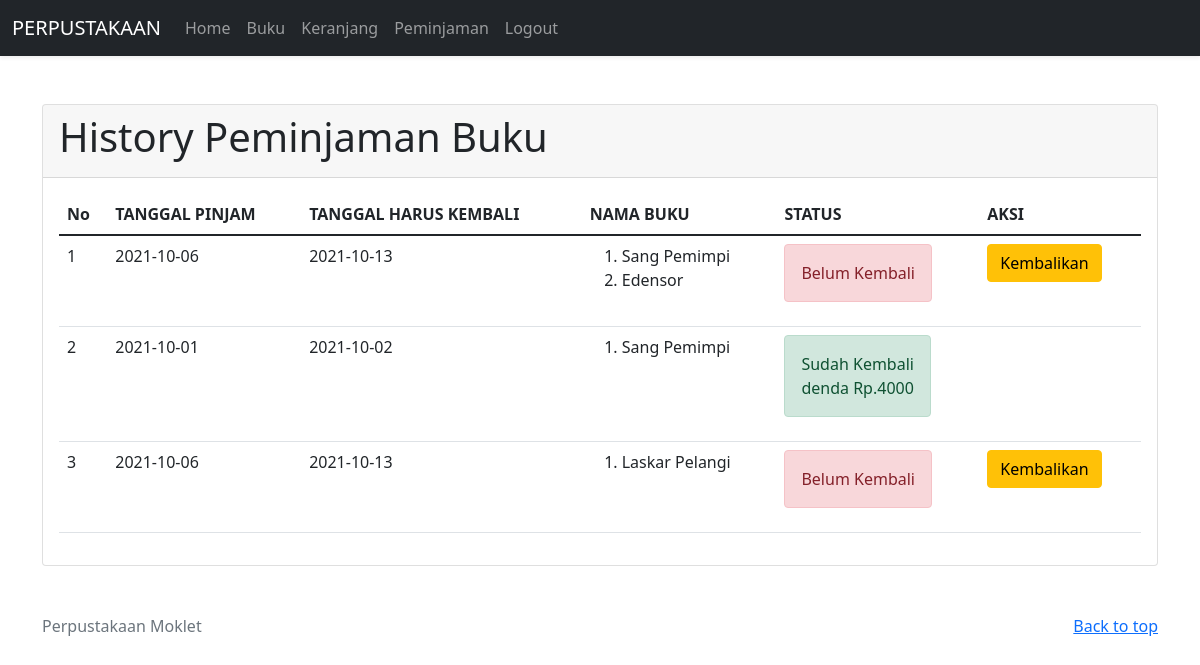
/user/peminjaman.php (signed in), run on the app's committed database.
### tables this page shows
CREATE TABLE `peminjaman_buku` (
  `id_peminjaman_buku` int(11) NOT NULL,
  `id_siswa` int(11) NOT NULL,
  `tanggal_pinjam` date NOT NULL,
  `tanggal_kembali` date NOT NULL
);

CREATE TABLE `detail_peminjaman_buku` (
  `id_detail_peminjaman_buku` int(11) NOT NULL,
  `id_peminjaman_buku` int(11) NOT NULL,
  `id_buku` int(11) NOT NULL,
  `qty` int(11) NOT NULL
);

CREATE TABLE `buku` (
  `id_buku` int(11) NOT NULL,
  `nama_buku` varchar(100) NOT NULL,
  `pengarang` varchar(100) NOT NULL,
  `deskripsi` text NOT NULL,
  `foto` varchar(255) NOT NULL
);

CREATE TABLE `pengembalian_buku` (
  `id_pengembalian_buku` int(11) NOT NULL,
  `id_peminjaman_buku` int(11) NOT NULL,
  `tanggal_pengembalian` date NOT NULL,
  `denda` int(11) NOT NULL
);

### user/peminjaman.php (the view, shortened to what this page needs)
<!DOCTYPE html>
<html lang="en">
<head>
    <link href="https://cdn.jsdelivr.net/npm/bootstrap@5.1.1/dist/css/bootstrap.min.css" rel="stylesheet">
</head>
<body>
    <?php
        include "navbar.php";
    ?>
    <br></br>
    <div class="container">
        <div class="card">
            <div class="card-header">
                <h1>History Peminjaman Buku</h1>
            </div>
            <div class="card-body">
            <table class="table">
                <thead>
                    <tr>
                    <th scope="col">No</th>
                    <th scope="col">TANGGAL PINJAM</th>
                    <th scope="col">TANGGAL HARUS KEMBALI</th>
                    <th scope="col">NAMA BUKU</th>
                    <th scope="col">STATUS</th>
                    <th scope="col">AKSI</th>
                    </tr>
                </thead>
                <tbody>
                    <?php
                    include "koneksi.php";
                    $query_peminjaman = mysqli_query($koneksi, "SELECT * FROM peminjaman_buku
                    where id_siswa = '".$_SESSION['id_siswa']."' ORDER BY id_peminjaman_buku DESC");
                    $no=0;
                    while($data_peminjaman=mysqli_fetch_array($query_peminjaman)){
                        $no++;
                    ?>
                    <tr>
                        <td><?=$no?></td>
                        <td><?=$data_peminjaman['tanggal_pinjam']?></td>
                        <td><?=$data_peminjaman['tanggal_kembali']?></td>
                        <td>
                            <ol>
                            <?php
                            $query_detail = mysqli_query($koneksi, "SELECT * FROM detail_peminjaman_buku d
                                            JOIN buku b ON b.id_buku = d.id_buku WHERE
                                            id_peminjaman_buku = '".$data_peminjaman['id_peminjaman_buku']."'");
                            while($data_detail = mysqli_fetch_array($query_detail)){
                                echo "<li>".$data_detail['nama_buku']."</li>";
                            }
                            ?>
                            </ol>
                        </td>
                        <?php
                        $query_cek_kembali = mysqli_query($koneksi, "SELECT * FROM pengembalian_buku
                        WHERE id_peminjaman_buku = '".$data_peminjaman['id_peminjaman_buku']."'");
                        if (mysqli_num_rows($query_cek_kembali) > 0) {
                            $data_kembali = mysqli_fetch_array($query_cek_kembali);
                            echo "<td>";
                            echo "<label class='alert alert-success'>
                                Sudah Kembali<br>
                                denda Rp.".$data_kembali['denda']."</label>";
                            echo "</td>";
                            echo "<td></td>";
                        }
                        else{
                            echo "<td><label class='alert alert-danger'>Belum Kembali<br></label></td>";
                            echo "<td><a href='kembali.php?id=".$data_peminjaman['id_peminjaman_buku']."' class='btn btn-warning'
                            onclick='return confirm('Apakah anda yakin mengembalikan buku ini?')'>Kembalikan</a></td>";
                        }
                        ?>
                    </tr>
                    <?php } ?>
                </tbody>
            </table>
            </div>
        </div>
    </div>
    <?php
        include "footer.php";
    ?>
</body>
</html>

### data on the page
peminjaman_buku: tanggal_pinjam "2021-10-06", tanggal_kembali "2021-10-13"
detail_peminjaman_buku: id_buku.nama_buku "Sang Pemimpi"
detail_peminjaman_buku: id_buku.nama_buku "Edensor"
peminjaman_buku: tanggal_pinjam "2021-10-01", tanggal_kembali "2021-10-02", pengembalian_buku.denda "4000"
detail_peminjaman_buku: id_buku.nama_buku "Sang Pemimpi"
peminjaman_buku: tanggal_pinjam "2021-10-06", tanggal_kembali "2021-10-13"
detail_peminjaman_buku: id_buku.nama_buku "Laskar Pelangi"
